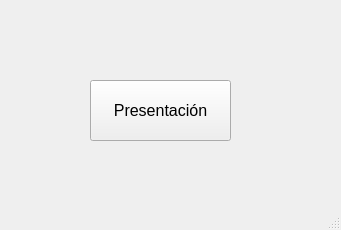
<?xml version="1.0" encoding="UTF-8"?>
<ui version="4.0">
 <class>MainWindow</class>
 <widget class="QMainWindow" name="MainWindow">
  <property name="geometry">
   <rect>
    <x>0</x>
    <y>0</y>
    <width>341</width>
    <height>230</height>
   </rect>
  </property>
  <property name="windowTitle">
   <string>MainWindow</string>
  </property>
  <widget class="QWidget" name="centralwidget">
   <widget class="QPushButton" name="btn_Presentacion">
    <property name="geometry">
     <rect>
      <x>90</x>
      <y>80</y>
      <width>141</width>
      <height>61</height>
     </rect>
    </property>
    <property name="font">
     <font>
      <family>Arial</family>
      <pointsize>12</pointsize>
     </font>
    </property>
    <property name="text">
     <string>Presentación</string>
    </property>
   </widget>
  </widget>
  <widget class="QStatusBar" name="statusbar"/>
 </widget>
 <resources/>
 <connections/>
</ui>
